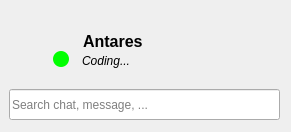
            <widget class="QWidget" name="auth_user_container" native="true">
             <property name="minimumSize">
              <size>
               <width>291</width>
               <height>132</height>
              </size>
             </property>
             <property name="maximumSize">
              <size>
               <width>291</width>
               <height>140</height>
              </size>
             </property>
             <property name="styleSheet">
              <string notr="true"/>
             </property>
             <widget class="QWidget" name="auth_user_box" native="true">
              <property name="geometry">
               <rect>
                <x>3</x>
                <y>4</y>
                <width>281</width>
                <height>71</height>
               </rect>
              </property>
              <property name="styleSheet">
               <string notr="true"/>
              </property>
              <widget class="QLabel" name="me_picture">
               <property name="geometry">
                <rect>
                 <x>3</x>
                 <y>4</y>
                 <width>61</width>
                 <height>61</height>
                </rect>
               </property>
               <property name="styleSheet">
                <string notr="true">border-image:url(:/icons/icons/avatar.png);
</string>
               </property>
               <property name="scaledContents">
                <bool>true</bool>
               </property>
              </widget>
              <widget class="QLabel" name="me_online_toast">
               <property name="geometry">
                <rect>
                 <x>50</x>
                 <y>47</y>
                 <width>16</width>
                 <height>16</height>
                </rect>
               </property>
               <property name="styleSheet">
                <string notr="true">QLabel{
	border-radius:8px;
	background-color: #00ff00;
}</string>
               </property>
               <property name="frameShadow">
                <enum>QFrame::Raised</enum>
               </property>
               <property name="text">
                <string/>
               </property>
              </widget>
              <widget class="QLabel" name="me_status">
               <property name="geometry">
                <rect>
                 <x>79</x>
                 <y>46</y>
                 <width>191</width>
                 <height>21</height>
                </rect>
               </property>
               <property name="font">
                <font>
                 <italic>true</italic>
                </font>
               </property>
               <property name="styleSheet">
                <string notr="true"/>
               </property>
               <property name="text">
                <string>Coding...</string>
               </property>
              </widget>
              <widget class="QLabel" name="me_username">
               <property name="geometry">
                <rect>
                 <x>80</x>
                 <y>27</y>
                 <width>191</width>
                 <height>21</height>
                </rect>
               </property>
               <property name="font">
                <font>
                 <pointsize>12</pointsize>
                 <bold>true</bold>
                </font>
               </property>
               <property name="styleSheet">
                <string notr="true"/>
               </property>
               <property name="text">
                <string>Antares</string>
               </property>
              </widget>
             </widget>
             <widget class="QLineEdit" name="search_bar">
              <property name="geometry">
               <rect>
                <x>9</x>
                <y>89</y>
                <width>271</width>
                <height>31</height>
               </rect>
              </property>
              <property name="styleSheet">
               <string notr="true"/>
              </property>
              <property name="placeholderText">
               <string>Search chat, message, ...</string>
              </property>
             </widget>
            </widget>
